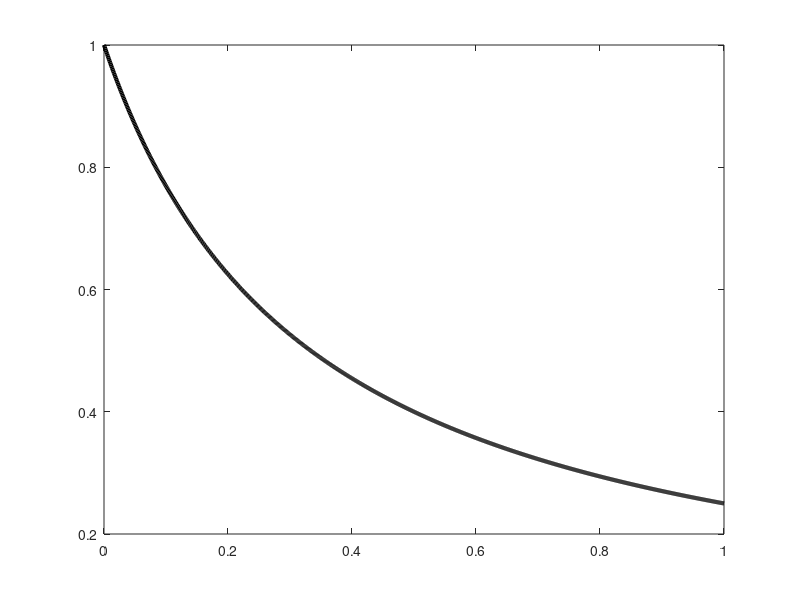

The MATLAB script that drew this image: (Note: this script raises an error after producing the figure.)
% This script generates Figure 3B, which plots relatedness as a function of
% tag frequency.

close all
clearvars
clc

% Parameter Specification %%%%%%%%%%%%%%%%%%%%%%%%%%%%%%%%%%%%%%%%%%%%%%%%%

xi=[0:0.001:1]; % This array sets the x axis, representing tag frequency.
theta = 0.25; % Illustrative population viscosity (structure).
pi=0.1;  % This is 'helper proportion' for a focal tag i. Helper proportion
% is defined, with respect to a given tag i, as the proportion of all 
% individuals bearing the tag (i) that are helpers as opposed to defetors. 
% N.B. given our assumption of pbar=pi (below), pi can be set to anything 
% (0<=pi<=1) without changing the result (invariance).
pbar=pi; % pbar is the average 'helper proportion' across all tags in the 
% population. We assume, for the purpose of simple illustration, that 
% pbar=pi (same helper proportion across all tags).

%%%%%%%%%%%%%%%%%%%%%%%%%%%%%%%%%%%%%%%%%%%%%%%%%%%%%%%%%%%%%%%%%%%%%%%%%%%

% Below is the tag relatedness equation.
R = (((theta + (1-theta).*xi.*pi) ./ (theta + (1-theta).*xi)) - pbar) ./ (1-pbar);

% The following code plots tag relatedness as a function of tag frequency. 
% It also plots baseline relatedness due to population structure
% (viscosity), which is a horzontal line through the y axis at theta.
figure
plot(xi,R,'LineWidth', 3, 'LineStyle','-','Color','k')
yline(theta,'LineWidth', 3, 'LineStyle','--','Color','r')
set(gcf,'color','white')
box off
ylim([0,1])
xlim([0,1])
set(gca,'fontsize', 18)